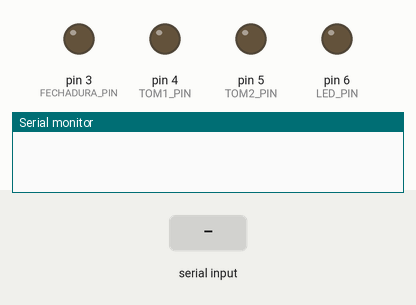
Simulated run of this sketch. Board: Arduino Uno, built with avr-gcc and run on an emulated ATmega328P. Shown: output pins drawn as LEDs (lit = HIGH), the last lines printed to the serial monitor. The test bench sets the inputs (shaded band).

Above: at 1.2 s.
1.3 s: "T" received over Serial
At 2.5 s:
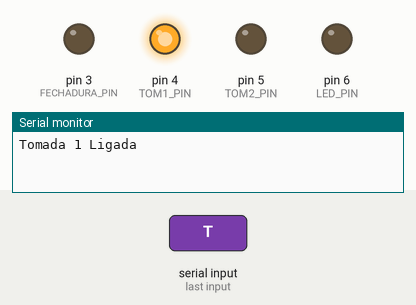
2.8 s: "F" received over Serial
At 3.2 s:
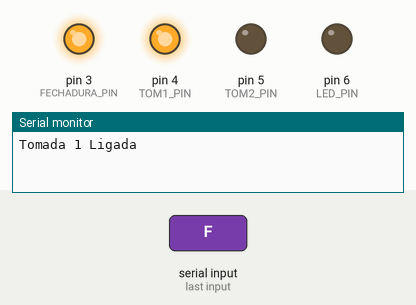
4.8 s: "M" received over Serial
At 5.4 s:
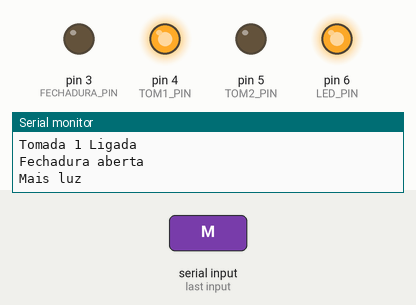
6.3 s: "t" received over Serial
At 7.5 s:
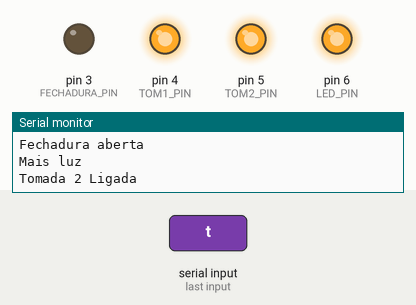
7.8 s: "L" received over Serial
At 8.9 s:
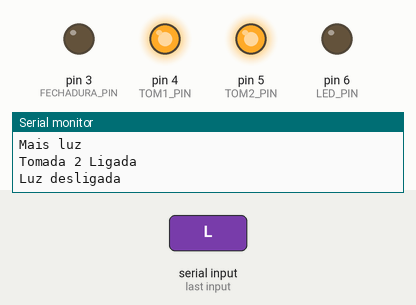
9.3 s: "T" received over Serial
At 10.0 s:
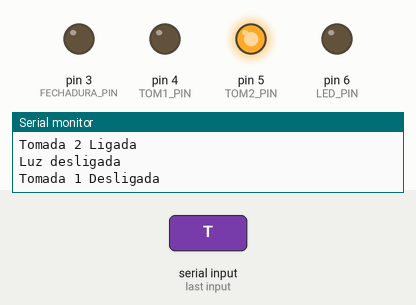
Timing chart, 0 to 11.8 s (numbered marks = the images above; inputs shaded):
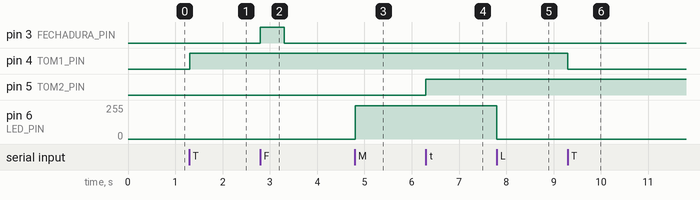

Measured:
- after the input at 1.3 s, pin 4 (TOM1_PIN): LOW → HIGH at once
- after the input at 2.8 s, pin 3 (FECHADURA_PIN): LOW → HIGH at once, → LOW 0.50 s later
- after the input at 4.8 s, pin 6 (LED_PIN): 0/255 → 250/255 at once
- after the input at 6.3 s, pin 5 (TOM2_PIN): LOW → HIGH at once
- after the input at 7.8 s, pin 6 (LED_PIN): 250/255 → 0/255 at once
- after the input at 9.3 s, pin 4 (TOM1_PIN): HIGH → LOW at once

The sketch:

SmartHome___ST.ino
```cpp
//Pinos usados

int LED_PIN = 6;
int FECHADURA_PIN = 3;
int TOM1_PIN = 4;
int TOM2_PIN = 5;
int INT = 250;
char val;

void setup()
{
  Serial.begin(9600); //Porta da serial

  //Indicando que serao penos de saida
  pinMode(FECHADURA_PIN, OUTPUT);
  pinMode(TOM1_PIN, OUTPUT);
  pinMode(TOM2_PIN, OUTPUT);
}

void loop() {
  if(Serial.available() > 0) //Verifica se a serial esta ligada
   {
     val = Serial.read();
     if(val != 'NULL') {  //Se a entrada serial for diferente de nulo
         if(val == 'T') //Caso a entrada seja igual a L em dicimal
         {
           if(digitalRead(TOM1_PIN) == LOW){ //Verifica se esta desligado, caso sim, ele liga, caso no, desliga
             digitalWrite(TOM1_PIN, HIGH);
             Serial.println("Tomada 1 Ligada");
           } else {
             digitalWrite(TOM1_PIN, LOW);
             Serial.println("Tomada 1 Desligada"); //Posta uma mensagem na serial
           }
         }
         else if(val == 't') //Caso a entrada seja igual a P em dicimal
         {
           if(digitalRead(TOM2_PIN) == LOW){
             digitalWrite(TOM2_PIN, HIGH);
             Serial.println("Tomada 2 Ligada");
           } else {
             digitalWrite(TOM2_PIN, LOW);
             Serial.println("Tomada 2 Desligada");
           }
         }
         else if(val == 'F') //Caso a entrada seja igual a L em dicimal
         {
           if(digitalRead(FECHADURA_PIN) == LOW) { //Verifica se esta desligado, caso sim, ele liga, caso no, desliga
             digitalWrite(FECHADURA_PIN, HIGH);
             delay(500);
             digitalWrite(FECHADURA_PIN, LOW);
             Serial.println("Fechadura aberta");
           }
         }
         else if(val == 'L') //Caso a entrada seja igual a L em dicimal
         {
           if (INT != 250) {
             INT = 250;
             analogWrite(LED_PIN, INT);
             Serial.println("Luz ligada");
           } else {
             INT = 0;
             analogWrite(LED_PIN, INT);
             Serial.println("Luz desligada");
           }
         }
         else if(val == 'M') //Caso a entrada seja igual a L em dicimal
         {
           if (INT < 250){
             INT += 25;
           }
           analogWrite(LED_PIN, INT);
           Serial.println("Mais luz");
         }
         else if(val == 'm') //Caso a entrada seja igual a L em dicimal
         {
           if (INT > 25){
             INT -= 25;
           }
           analogWrite(LED_PIN, INT);
           Serial.println("Menos luz");
         }
       }
    }
}
```
